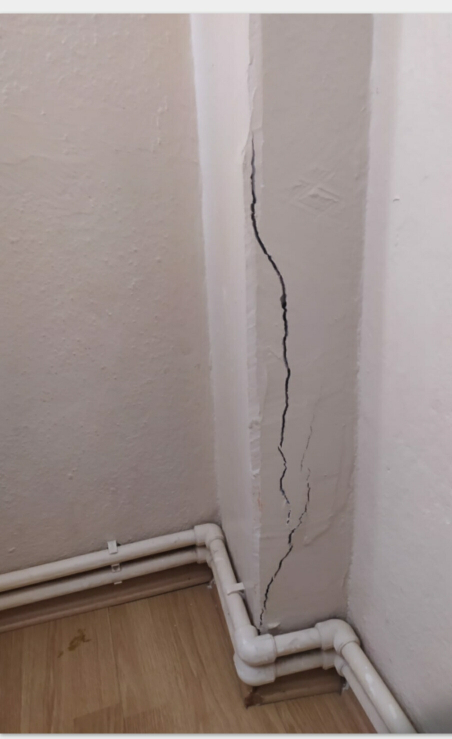
#> input picture images/image1.jpeg, 904 x 1477 px (shown at 1/2 size)
$ python tune_parameters.py   (older library calls are emulated)
#> lines starting #> are read from the running program, lines starting #| are printed output that depends on the picture; after the words box and inside, x2 and y2 are one past the last pixel; in counts of white or black regions, pixels touching at a corner belong together
#> the answer given: images/image1.jpeg
### Opencv/preprocessing.py
"""
Görüntü Ön İşleme Modülü
Bina duvarları ve kolonlar üzerindeki çatlak ve nem tespiti için görüntü hazırlama
"""

import cv2
import numpy as np


def load_image(image_path, resize_width=None):
    """
    Görüntüyü yükle ve opsiyonel olarak yeniden boyutlandır

    Args:
        image_path (str): Görüntü dosyasının yolu
        resize_width (int): Yeniden boyutlandırma genişliği (None ise orijinal boyut)

    Returns:
        numpy.ndarray: Yüklenen görüntü
    """
#> called with image_path = 'images/image1.jpeg', resize_width = 800
    image = cv2.imread(image_path)
#> image is the input picture: shape (1477, 904, 3); mean B, G, R 138.7, 142.4, 155.3

    if image is None:
        raise FileNotFoundError(f"Görüntü bulunamadı: {image_path}")

    if resize_width is not None:
        height = int(image.shape[0] * (resize_width / image.shape[1]))
        image = cv2.resize(image, (resize_width, height))
#> image: shape (1307, 800, 3)

    return image


def to_grayscale(image):
    """
    Renkli görüntüyü gri tona dönüştür

    Args:
        image (numpy.ndarray): Giriş görüntüsü

    Returns:
        numpy.ndarray: Gri tonlu görüntü
    """
    return cv2.cvtColor(image, cv2.COLOR_BGR2GRAY)


def apply_bilateral_filter(image, d=9, sigma_color=75, sigma_space=75):
    """
    İkili filtre uygula - kenarları korurken gürültü azalt

    Args:
        image (numpy.ndarray): Giriş görüntüsü
        d (int): Çap (9 önerilir)
        sigma_color (int): Renk uzayında sigma
        sigma_space (int): Koordinat uzayında sigma

    Returns:
        numpy.ndarray: Filtrelenmiş görüntü
    """
#> called with d = 9, sigma_color = 75, sigma_space = 75
    if len(image.shape) == 3:  # Renkli görüntü ise
        return cv2.bilateralFilter(image, d, sigma_color, sigma_space)
    else:  # Gri görüntü ise
        return cv2.bilateralFilter(image, d, sigma_color, sigma_space)


# [39 lines left out: functions apply_clahe, apply_morphological_operations, not called in this run]


def normalize_image(image):
    """
    Görüntüyü normalize et (0-255 aralığına)

    Args:
        image (numpy.ndarray): Giriş görüntüsü

    Returns:
        numpy.ndarray: Normalize edilmiş görüntü
    """
    if image.dtype == np.float32 or image.dtype == np.float64:
        return cv2.normalize(image, None, 0, 255, cv2.NORM_MINMAX).astype(np.uint8)
    return image


def preprocess_image(image_path, resize_width=800, clahe_clip_limit=5.0, clahe_tile_size=(4, 4)):
    """
    Tam ön işleme pipeline'ı

    Args:
        image_path (str): Görüntü dosyası yolu
        resize_width (int): Yeniden boyutlandırma genişliği
        clahe_clip_limit (float): CLAHE clip limit
        clahe_tile_size (tuple): CLAHE tile size

    Returns:
        tuple: (orijinal görüntü, gri görüntü, ön işlenmiş görüntü)
    """
    # Görüntüyü yükle
    original = load_image(image_path, resize_width=resize_width)

    # Gri tona dönüştür
    gray = to_grayscale(original)

    # İkili filtreyi uygula
    filtered = apply_bilateral_filter(gray)

    # CLAHE uygula - parametreleri güncelle
    clahe = cv2.createCLAHE(clipLimit=clahe_clip_limit, tileGridSize=clahe_tile_size)
    enhanced = clahe.apply(filtered)

    # Normalize et
    processed = normalize_image(enhanced)

    return original, gray, processed

### Opencv/crack_detection.py
"""
Çatlak Tespiti Modülü
Bina duvarları ve kolonlar üzerindeki çatlakları tespit eder
"""

import cv2
import numpy as np


def detect_edges_canny(image, threshold1=50, threshold2=150):
    """
    Canny kenar tespiti ile çatlakları bulma

    Args:
        image (numpy.ndarray): Gri görüntü
        threshold1 (int): Alt eşik değeri
        threshold2 (int): Üst eşik değeri

    Returns:
        numpy.ndarray: Kenar tespiti sonucu
    """
#> called with threshold1 = 5, threshold2 = 15
    edges = cv2.Canny(image, threshold1, threshold2)
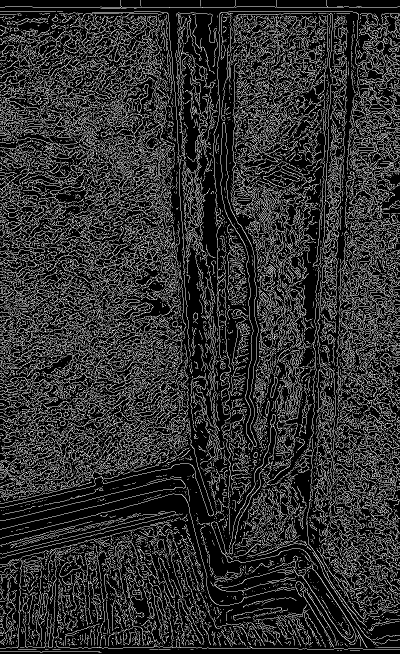
#> edges: shape (1307, 800) (shown at 1/2 size); 18.8% white in thin lines or dots
    return edges


def detect_edges_sobel(image, kernel_size=3):
    """
    Sobel operatörü ile kenar tespiti

    Args:
        image (numpy.ndarray): Gri görüntü
        kernel_size (int): Kernel boyutu (1, 3, 5, 7)

    Returns:
        numpy.ndarray: Sobel kenarları
    """
#> called with kernel_size = 3
    sobelx = cv2.Sobel(image, cv2.CV_64F, 1, 0, ksize=kernel_size)
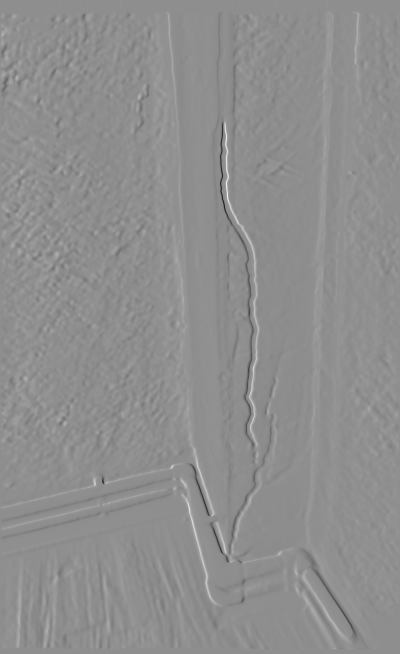
#> sobelx: shape (1307, 800) float64 (shown at 1/2 size); min -766, max 603, mean 1.1; drawn with min black and max white
    sobely = cv2.Sobel(image, cv2.CV_64F, 0, 1, ksize=kernel_size)
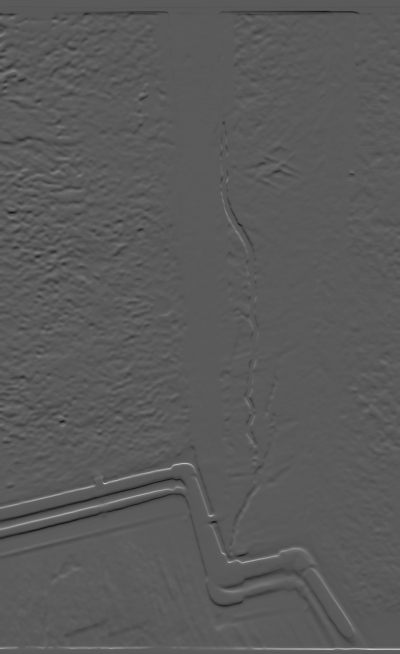
#> sobely: shape (1307, 800) float64 (shown at 1/2 size); min -526, max 956, mean 0; drawn with min black and max white

    sobel = np.sqrt(sobelx**2 + sobely**2).astype(np.uint8)
    return cv2.threshold(sobel, 100, 255, cv2.THRESH_BINARY)[1]


# [13 lines left out: function detect_edges_laplacian, not called in this run]


def remove_noise_from_edges(edges, kernel_size=5):
    """
    Kenarlardan gürültü çıkar

    Args:
        edges (numpy.ndarray): Kenar görüntüsü
        kernel_size (int): Kernel boyutu

    Returns:
        numpy.ndarray: Temizlenmiş kenarlar
    """
#> called with kernel_size = 3
    kernel = cv2.getStructuringElement(cv2.MORPH_ELLIPSE, (kernel_size, kernel_size))

    # Gürültü çıkar (açılış işlemi)
    cleaned = cv2.morphologyEx(edges, cv2.MORPH_OPEN, kernel, iterations=1)
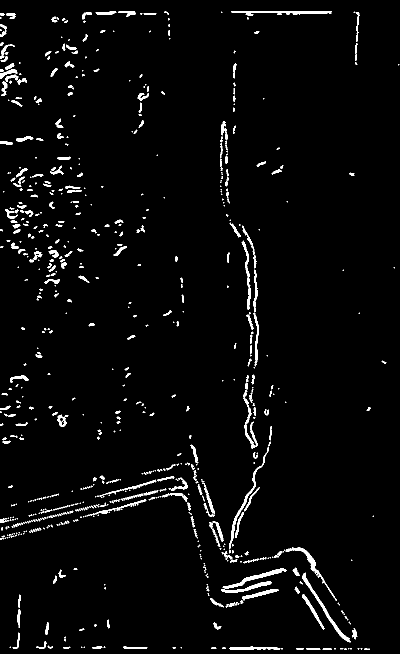
#> cleaned: shape (1307, 800) (shown at 1/2 size); 3% white; 696 white regions (384 under 20 px), largest, box (x1, y1, x2, y2) and area: (604, 1145, 702, 1285) 967, (462, 22, 664, 30) 918, (445, 1137, 573, 1177) 860

    # Kırık çizgileri birleştir (kapanış işlemi)
    cleaned = cv2.morphologyEx(cleaned, cv2.MORPH_CLOSE, kernel, iterations=1)

    return cleaned


def find_cracks(edges, min_contour_area=50, max_solidity=0.5, max_aspect_ratio=8.0):
    """
    Çatlak konturlarını bulma ve analiz etme
    Borular gibi düzgün geometrik şekilleri filtreler

    Args:
        edges (numpy.ndarray): Temizlenmiş kenar görüntüsü
        min_contour_area (int): Minimum kontur alanı
        max_solidity (float): Maksimum doluluk oranı (düşük = düzensiz çatlak)
        max_aspect_ratio (float): Maksimum en-boy oranı

    Returns:
        list: Bulunan çatlaklar (konturlar)
    """
#> called with min_contour_area = 30, max_solidity = 0.5, max_aspect_ratio = 8
    contours, _ = cv2.findContours(edges, cv2.RETR_TREE, cv2.CHAIN_APPROX_SIMPLE)
#> contours = 583 contours, 352 with area under 20; largest, box (x1, y1, x2, y2) and area: (604, 1145, 702, 1285) 821, (462, 22, 664, 32) 794, (445, 1137, 573, 1177) 734, (568, 1095, 674, 1202) 678, (458, 894, 538, 1098) 649

    cracks = []
    for contour in contours:
        area = cv2.contourArea(contour)
        if area < min_contour_area:
            continue

        # Bounding box
        x, y, w, h = cv2.boundingRect(contour)
        bbox_area = w * h

        # Extent: kontur alanı / bounding box alanı
        extent = float(area) / bbox_area if bbox_area > 0 else 0

        # Convex hull ile solidity
        hull = cv2.convexHull(contour)
        hull_area = cv2.contourArea(hull)
        solidity = float(area) / hull_area if hull_area > 0 else 0

        # Perimeter
        perimeter = cv2.arcLength(contour, True)

        # Konturun düzlüğünü kontrol et - approxPolyDP
        epsilon = 0.02 * perimeter
        approx = cv2.approxPolyDP(contour, epsilon, True)
        vertex_count = len(approx)

        # Rotated rectangle analizi
        rect_fill = 0
        rect_aspect = 1
        if len(contour) >= 5:
            rect = cv2.minAreaRect(contour)
            rect_w, rect_h = rect[1]
            rect_area = rect_w * rect_h
            if rect_area > 0:
                rect_fill = float(area) / rect_area
            if min(rect_w, rect_h) > 0:
                rect_aspect = max(rect_w, rect_h) / min(rect_w, rect_h)

        # Minimum boyut (en dar kenar)
        min_dim = min(w, h)
        max_dim = max(w, h)

        # ===== BORU FİLTRELEME KURALLARI (Agresif) =====

        is_pipe = False

        # Kural 1: Rotated rectangle'ı %50'den fazla dolduran = düzgün şekil
        if rect_fill > 0.5:
            is_pipe = True

        # Kural 2: Extent yüksek = bounding box'a iyi oturuyor
        if extent > 0.4:
            is_pipe = True

        # Kural 3: Solidity yüksek = convex hull'a yakın
        if solidity > 0.4:
            is_pipe = True

        # Kural 4: Az köşeli şekiller (8'den az köşe)
        if vertex_count <= 8 and (extent > 0.3 or solidity > 0.35):
            is_pipe = True

        # Kural 5: Geniş şekiller (minimum boyut 10 pikselden fazla)
        if min_dim > 10 and rect_fill > 0.4:
            is_pipe = True

        # ===== ÇATLAK KURTARMA KURALLARI =====
        # Gerçek çatlaklar: çok ince, uzun ve düzensiz

        is_crack = False

        # Çatlak özellikleri: çok ince (min_dim küçük) ve uzun
        if min_dim <= 8 and max_dim > 50:
            is_crack = True

        # Çok düzensiz şekiller (düşük solidity VE düşük extent)
        if solidity < 0.25 and extent < 0.2:
            is_crack = True

        # Çok fazla köşeli (düzensiz) şekiller
        if vertex_count > 15 and solidity < 0.35:
            is_crack = True

        # Perimeter/area oranı yüksek = ince uzun şekil
        thin_ratio = perimeter / area if area > 0 else 0
        if thin_ratio > 0.3 and min_dim < 15:
            is_crack = True

        # Karar
        if is_crack:
            cracks.append(contour)
        elif not is_pipe:
            cracks.append(contour)
#> this loop made 583 passes
#> (area, x, y, w, h, bbox_area, extent, hull_area) on passes 10, 17, 18, 43: (55, 612, 1296, 29, 4, 116, 0.474, 67), (319.5, 459, 1293, 102, 7, 714, 0.447, 463), (99, 246, 1293, 49, 4, 196, 0.505, 119), (54, 37, 1189, 4, 27, 108, 0.5, 63.5)

    return cracks


def draw_cracks(image, cracks, color=(0, 255, 0), thickness=2):
    """
    Tespit edilen çatlakları görüntüye çiz

    Args:
        image (numpy.ndarray): Orijinal görüntü
        cracks (list): Çatlak konturları
        color (tuple): BGR renk kodu
        thickness (int): Çizgi kalınlığı

    Returns:
        numpy.ndarray: Çatlakları işaretlenmiş görüntü
    """
#> called with color = (0, 255, 0), thickness = 2
    result = image.copy()
    cv2.drawContours(result, cracks, -1, color, thickness)
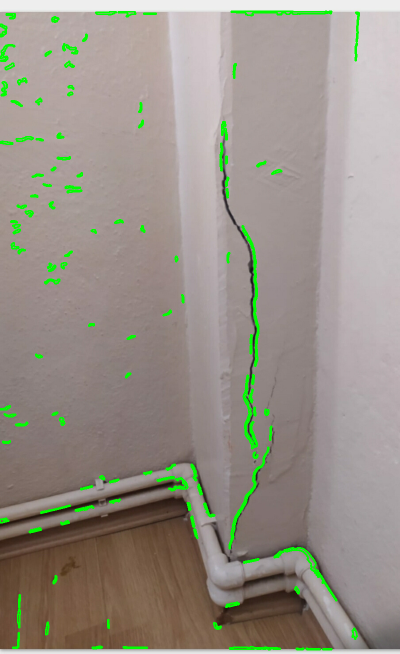
#> result: shape (1307, 800, 3) (shown at 1/2 size); mean B, G, R 135.3, 145.3, 151.4
    return result


# [348 lines left out: functions analyze_crack_properties, detect_cracks_pipeline, detect_cracks_adaptive_pipeline, detect_cracks_orb_pipeline, not called in this run]

### tune_parameters.py
"""
Çatlak Tespiti Parametrelerini İnteraktif Olarak Ayarlama
OpenCV Trackbar ile parametreleri slider ile değiştir ve sonucu gerçek zamanlı görmek
"""

import cv2
import numpy as np
import os
from Opencv.preprocessing import preprocess_image
from Opencv.crack_detection import (
    detect_edges_canny, detect_edges_sobel, detect_edges_laplacian, remove_noise_from_edges,
    find_cracks, draw_cracks
)


# Global değişkenler
current_image = None
original_image = None
processed_image = None
current_result = None

# Varsayılan parametreler
canny_threshold1 = 5
canny_threshold2 = 15
min_contour_area = 30
morphology_kernel = 1
use_sobel = 1  # 0 = Canny only, 1 = Canny + Sobel


def update_detection(x=None):
    """
    Parametreler değiştiğinde çatlak tespitini güncelle (SADECE HESAPLA)
    """
    global current_result, processed_image, original_image, current_image

    if processed_image is None:
        return

    # KENAR TESPİTİ PARAMETRELERİ
    threshold1 = cv2.getTrackbarPos('Canny Threshold1', 'Parametreler')
    threshold2 = cv2.getTrackbarPos('Canny Threshold2', 'Parametreler')

    # ÇATLAK FİLTRELEME
    min_area = cv2.getTrackbarPos('Min Contour Area', 'Parametreler')
    max_area = cv2.getTrackbarPos('Max Contour Area', 'Parametreler')

    # MORFOLOJİK İŞLEMLER
    kernel_val = cv2.getTrackbarPos('Morphology Kernel', 'Parametreler')
    erode_iter = cv2.getTrackbarPos('Erode Iterations', 'Parametreler')
    dilate_iter = cv2.getTrackbarPos('Dilate Iterations', 'Parametreler')

    # GÖRÜNTÜ İŞLEME
    bilateral_d = cv2.getTrackbarPos('Bilateral D', 'Parametreler')
    bilateral_sigma = cv2.getTrackbarPos('Bilateral Sigma', 'Parametreler')
    clahe_clip = cv2.getTrackbarPos('CLAHE Clip', 'Parametreler') / 10.0
    clahe_tile = cv2.getTrackbarPos('CLAHE Tile Size', 'Parametreler')
    clahe_tile_size = (clahe_tile * 2, clahe_tile * 2) if clahe_tile > 0 else (2, 2)

    # ALGORİTMA SEÇİMİ
    use_sobel_val = cv2.getTrackbarPos('Canny+Sobel (0=No,1=Yes)', 'Parametreler')
    use_laplacian = cv2.getTrackbarPos('Use Laplacian (0=No,1=Yes)', 'Parametreler')

    # VİZÜALİZASYON
    line_thickness = cv2.getTrackbarPos('Line Thickness', 'Parametreler')

    # Doğrulama
    if threshold2 <= threshold1:
        threshold2 = threshold1 + 1
        cv2.setTrackbarPos('Canny Threshold2', 'Parametreler', threshold2)

    if min_area < 1:
        min_area = 1

    if max_area <= min_area:
        max_area = min_area + 100
        cv2.setTrackbarPos('Max Contour Area', 'Parametreler', max_area)

    # Kernel en az 3 olmalı
    if kernel_val < 3:
        kernel_val = 3
    if kernel_val % 2 == 0:
        kernel_val = kernel_val + 1 if kernel_val < 9 else kernel_val - 1

    if bilateral_d < 3:
        bilateral_d = 3
    if bilateral_d % 2 == 0:
        bilateral_d = bilateral_d + 1 if bilateral_d < 25 else bilateral_d - 1

    # GÖRÜNTÜ ÖN İŞLEME
    working_image = processed_image.copy()

    # Bilateral filtreleme
    if bilateral_d > 0:
        working_image = cv2.bilateralFilter(working_image, bilateral_d, bilateral_sigma, bilateral_sigma)

    # CLAHE
    clahe = cv2.createCLAHE(clipLimit=clahe_clip, tileGridSize=clahe_tile_size)
    working_image = clahe.apply(working_image)

    # KENAR TESPİTİ
    edges_list = []

    # Canny kenar tespiti
    edges_canny = detect_edges_canny(working_image, threshold1, threshold2)
    edges_list.append(edges_canny)

    # Sobel kenar tespiti
    if use_sobel_val == 1:
        edges_sobel = detect_edges_sobel(working_image, kernel_size=3)
        edges_list.append(edges_sobel)

    # Laplacian kenar tespiti
    if use_laplacian == 1:
        edges_laplacian = detect_edges_laplacian(working_image)
        edges_list.append(edges_laplacian)

    # Kenarları birleştir
    edges = edges_list[0] if len(edges_list) == 1 else cv2.bitwise_or(edges_list[0], edges_list[1])
    if len(edges_list) > 2:
        edges = cv2.bitwise_or(edges, edges_list[2])

    # Gürültü çıkar
    edges_cleaned = remove_noise_from_edges(edges, kernel_size=max(1, kernel_val))

    # Morfolojik işlemler
    kernel = cv2.getStructuringElement(cv2.MORPH_ELLIPSE, (kernel_val, kernel_val))
    if erode_iter > 0:
        edges_cleaned = cv2.erode(edges_cleaned, kernel, iterations=erode_iter)
    if dilate_iter > 0:
        edges_cleaned = cv2.dilate(edges_cleaned, kernel, iterations=dilate_iter)

    # Çatlakları bul
    cracks = find_cracks(edges_cleaned, min_contour_area=min_area)

    # Alan filtrelemesi
    cracks = [c for c in cracks if min_area <= cv2.contourArea(c) <= max_area]

    # Sonucu çiz
    result = original_image.copy() if original_image is not None else processed_image.copy()
    if len(result.shape) == 2:
        result = cv2.cvtColor(result, cv2.COLOR_GRAY2BGR)

    result = draw_cracks(result, cracks, color=(0, 255, 0), thickness=line_thickness)

    # İstatistikleri ekle
    num_cracks = len(cracks)
    total_area = sum([cv2.contourArea(c) for c in cracks]) if cracks else 0
    avg_area = total_area / num_cracks if num_cracks > 0 else 0

    text_lines = [
        f"Cracks: {num_cracks}",
        f"Total Area: {total_area:.0f}",
        f"Avg Area: {avg_area:.0f}",
        f"T1: {threshold1} | T2: {threshold2}",
        f"Min: {min_area} | Max: {max_area}",
        f"Kernel: {kernel_val} | Erode: {erode_iter} | Dilate: {dilate_iter}",
        f"Bilateral: D={bilateral_d} Sigma={bilateral_sigma}",
        f"CLAHE: Clip={clahe_clip:.1f} Tile={clahe_tile_size}",
    ]

    algorithm = []
    if True:
        algorithm.append("Canny")
    if use_sobel_val:
        algorithm.append("Sobel")
    if use_laplacian:
        algorithm.append("Laplacian")
    text_lines.append(f"Method: {'+'.join(algorithm)}")

    y_pos = 20
    font = cv2.FONT_HERSHEY_SIMPLEX
    for text in text_lines:
        cv2.putText(result, text, (10, y_pos), font, 0.5, (255, 255, 0), 1)
        y_pos += 20
#> this loop made 9 passes
#> text on passes 1 to 4: 'Cracks: 132', 'Total Area: 11454', 'Avg Area: 87', 'T1: 5 | T2: 15'
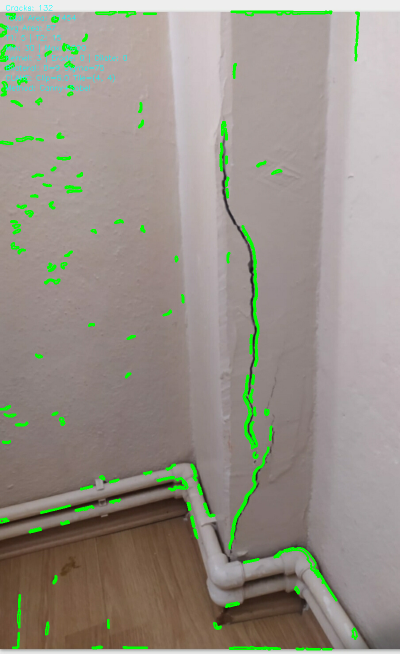
#> result: shape (1307, 800, 3) (shown at 1/2 size); 0.28% of pixels changed, all inside (x1, y1, x2, y2) = (11, 10, 254, 185)

    # Kenarları da göster (küçük)
    edges_display = cv2.resize(edges_cleaned, (300, 300))
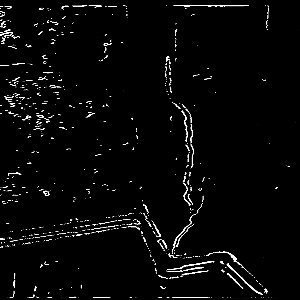
#> edges_display: shape (300, 300); min 0, max 255, mean 7.9

    # Global değişkenlere kaydet (pencere gösterimi için)
    current_result = (result, edges_display)


def load_and_process_image(image_path):
    """
    Görüntüyü yükle ve ön işleme yap
    """
    global current_image, original_image, processed_image

    if not os.path.exists(image_path):
        print(f"Hata: Görüntü bulunamadı: {image_path}")
        return False

    try:
        print(f"📥 Görüntü yükleniyor: {image_path}")
        original_image, _, processed_image = preprocess_image(image_path, resize_width=800)
        current_image = processed_image.copy()
        print("✓ Görüntü başarıyla yüklendi")
        return True
    except Exception as e:
        print(f"Hata: {e}")
        return False


def create_trackbars():
    """
    Trackbar'ları oluştur
    """
    window_name = 'Parametreler'
    cv2.namedWindow(window_name, cv2.WINDOW_NORMAL)
    cv2.resizeWindow(window_name, 500, 500)

    # KENAR TESPİTİ PARAMETRELERİ
    cv2.createTrackbar('Canny Threshold1', window_name, 5, 100, update_detection)
    cv2.createTrackbar('Canny Threshold2', window_name, 15, 200, update_detection)

    # ÇATLAK FİLTRELEME
    cv2.createTrackbar('Min Contour Area', window_name, 30, 500, update_detection)
    cv2.createTrackbar('Max Contour Area', window_name, 5000, 10000, update_detection)

    # MORFOLOJİK İŞLEMLER
    cv2.createTrackbar('Morphology Kernel', window_name, 1, 7, update_detection)
    cv2.createTrackbar('Erode Iterations', window_name, 0, 5, update_detection)
    cv2.createTrackbar('Dilate Iterations', window_name, 0, 5, update_detection)

    # GÖRÜNTÜ İŞLEME
    cv2.createTrackbar('Bilateral D', window_name, 9, 25, update_detection)
    cv2.createTrackbar('Bilateral Sigma', window_name, 75, 150, update_detection)
    cv2.createTrackbar('CLAHE Clip', window_name, 60, 100, update_detection)
    cv2.createTrackbar('CLAHE Tile Size', window_name, 2, 8, update_detection)

    # ALGORİTMA SEÇİMİ
    cv2.createTrackbar('Canny+Sobel (0=No,1=Yes)', window_name, 1, 1, update_detection)
    cv2.createTrackbar('Use Laplacian (0=No,1=Yes)', window_name, 0, 1, update_detection)

    # VİZÜALİZASYON
    cv2.createTrackbar('Line Thickness', window_name, 2, 10, update_detection)


# [81 lines left out: function save_parameters, not called in this run]


def main():
    """
    Ana program
    """
    print("\n" + "="*60)
    print("🎛️  ÇATLAK TESPİTİ PARAMETRE AYARLAYICI")
    print("="*60)

    # Görüntü yolunu sor
    image_path = input("\n📁 Görüntü dosya yolunu gir (örn: images/catlak8.jpg): ").strip()

    if not image_path:
        image_path = "images/catlak8.jpg"
        print(f"Varsayılan kullanılıyor: {image_path}")

    # Görüntüyü yükle
    if not load_and_process_image(image_path):
        return

    # Trackbar'ları oluştur
    create_trackbars()

    # Pencereleri SADECE BİR KEZ oluştur
    cv2.namedWindow('Sonuç', cv2.WINDOW_NORMAL)
    cv2.resizeWindow('Sonuç', 800, 600)

    cv2.namedWindow('Kenarlar', cv2.WINDOW_NORMAL)
    cv2.resizeWindow('Kenarlar', 400, 400)

    # İlk detectioni çalıştır
    update_detection()

    # İlk sonuçları göster
    if current_result is not None:
        result_img, edges_img = current_result
        cv2.imshow('Sonuç', result_img)
        cv2.imshow('Kenarlar', edges_img)

    print("\n" + "="*60)
    print("⌨️  KONTROLLER:")
    print("="*60)
    print("  • Slider'ları hareket ettirerek parametreleri ayarla")
    print("  • Sonuç penceresinde çatlakları gerçek zamanlı göreceksin")
    print("  • 's' tuşu: Parametreleri konsola yazdır & kaydet")
    print("  • 'r' tuşu: Parametreleri sıfırla")
    print("  • 'q' tuşu: Çık")
    print("="*60 + "\n")

    # Tuş kontrolleri
    while True:
        key = cv2.waitKey(50) & 0xFF
#> (key q is pressed here)

        # Her frame'de sonuçları güncelle ve göster
        if current_result is not None:
            result_img, edges_img = current_result
            cv2.imshow('Sonuç', result_img)
            cv2.imshow('Kenarlar', edges_img)

        if key == ord('q'):  # Çık
            print("\n👋 Program kapatılıyor...")
            break
        elif key == ord('s'):  # Kaydet
            save_parameters()
        elif key == ord('r'):  # Reset
            cv2.setTrackbarPos('Canny Threshold1', 'Parametreler', 5)
            cv2.setTrackbarPos('Canny Threshold2', 'Parametreler', 15)
            cv2.setTrackbarPos('Min Contour Area', 'Parametreler', 30)
            cv2.setTrackbarPos('Morphology Kernel', 'Parametreler', 1)
            cv2.setTrackbarPos('Canny+Sobel (0=No,1=Yes)', 'Parametreler', 1)
            print("\n🔄 Parametreler sıfırlandı")

    cv2.destroyAllWindows()


if __name__ == '__main__':
    main()
